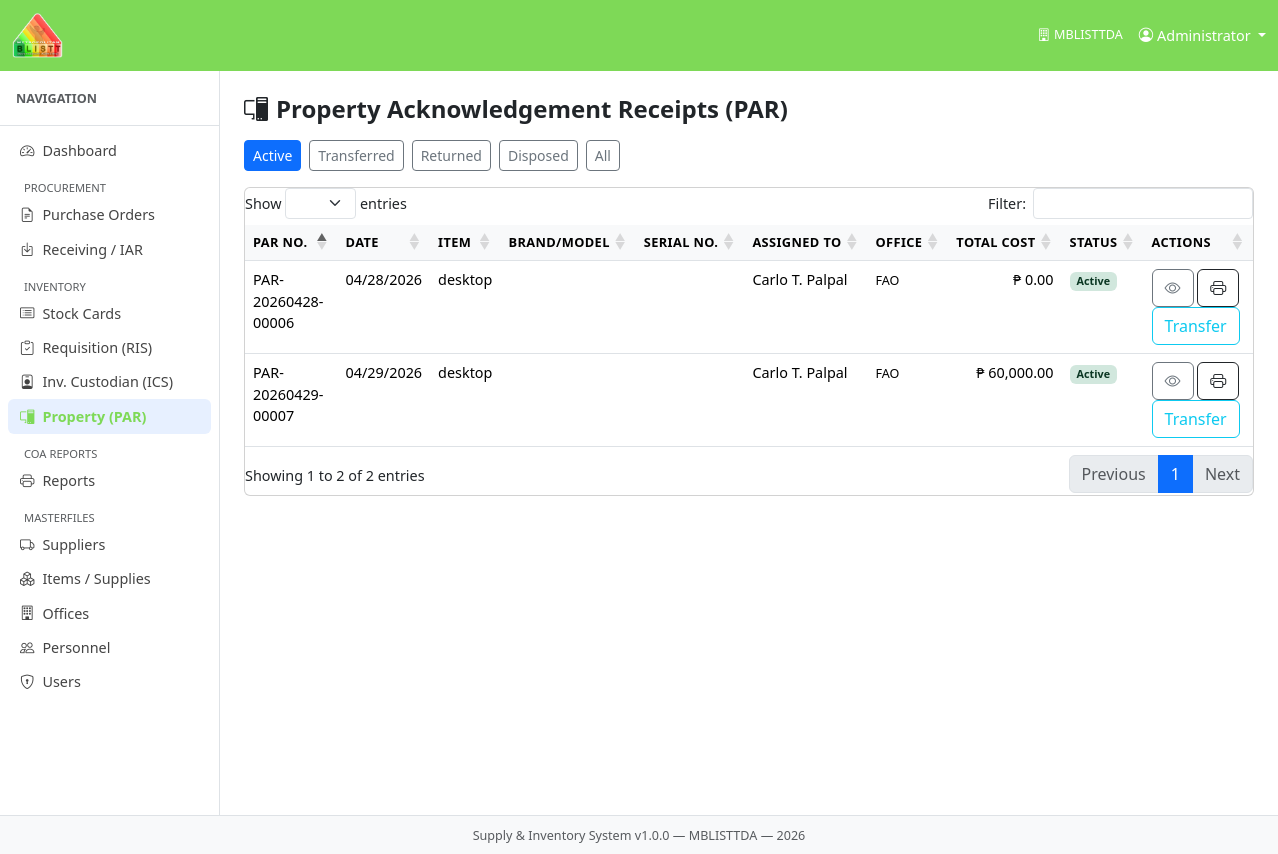
/index.php?mod=par&act=index, run on the app's committed database.
### tables this page shows
CREATE TABLE `par` (
  `par_id` int(10) UNSIGNED NOT NULL,
  `ris_item_id` int(10) UNSIGNED NOT NULL,
  `personnel_id` int(10) UNSIGNED NOT NULL,
  `par_number` varchar(50) NOT NULL,
  `par_date` date NOT NULL,
  `quantity` decimal(15,4) NOT NULL DEFAULT 1.0000,
  `unit_cost` decimal(15,2) NOT NULL,
  `total_cost` decimal(15,2) GENERATED ALWAYS AS (`quantity` * `unit_cost`) STORED,
  `property_no` varchar(100) DEFAULT NULL COMMENT 'Assigned property number',
  `serial_no` varchar(100) DEFAULT NULL COMMENT 'Manufacturer serial number',
  `brand_model` varchar(200) DEFAULT NULL,
  `location` varchar(200) DEFAULT NULL,
  `status` enum('active','transferred','returned','disposed') NOT NULL DEFAULT 'active',
  `transfer_date` date DEFAULT NULL,
  `remarks` text DEFAULT NULL,
  `created_at` timestamp NOT NULL DEFAULT current_timestamp()
);

### core/Controller.php (called while the page is built, shortened)
<?php
abstract class Controller {
    protected function render(string $viewFile, array $data = []): void {
        extract($data);
        $viewPath = ROOT_PATH . '/modules/' . $viewFile . '.php';
        include $viewPath;
    }
    protected function get(string $key, mixed $default = ''): mixed {
        return $_GET[$key] ?? $default;
    }
}

### modules/par/ParController.php (called while the page is built, shortened)
<?php
class ParController extends Controller {
    private ParModel $m;
    public function __construct() { $this->m = new ParModel(); }
    public function index(): void {
        $status   = $this->get('status', 'active');
        $registry = $this->m->query(
            "SELECT * FROM v_par_registry" . ($status ? " WHERE status = ?" : "") . " ORDER BY assigned_to",
            $status ? [$status] : []
        );
        $this->render('par/index', compact('registry', 'flash', 'status'));
    }
}

### core/Router.php (called while the page is built, shortened)
<?php
class Router {
    public function dispatch(): void {
        $act = $_GET['act'] ?? 'index';
        $act = preg_replace('/[^a-zA-Z_]/', '', $act);
        $controller = new $class();
        $controller->$act();
    }
}

### index.php (called while the page is built, shortened)
<?php
require_once ROOT_PATH . '/config/database.php';
require_once ROOT_PATH . '/core/Database.php';
require_once ROOT_PATH . '/core/Model.php';
require_once ROOT_PATH . '/core/Controller.php';
require_once ROOT_PATH . '/core/Router.php';
$router = new Router();
$router->dispatch();

### core/Database.php (called while the page is built, shortened)
<?php
class Database {
    private static ?Database $instance = null;
    private PDO $pdo;
    private function __construct() {
        $dsn = sprintf('mysql:host=%s;port=%s;dbname=%s;charset=%s',
            DB_HOST, DB_PORT, DB_NAME, DB_CHARSET);
        $options = [
            PDO::ATTR_ERRMODE            => PDO::ERRMODE_EXCEPTION,
            PDO::ATTR_DEFAULT_FETCH_MODE => PDO::FETCH_ASSOC,
            PDO::ATTR_EMULATE_PREPARES   => false,
        ];
        try {
            $this->pdo = new PDO($dsn, DB_USER, DB_PASS, $options);
        } catch (PDOException $e) {
            die('Database connection failed: ' . $e->getMessage());
        }
    }
    public static function getInstance(): Database {
        if (self::$instance === null) {
            self::$instance = new self();
        }
        return self::$instance;
    }
    public function query(string $sql, array $params = []): PDOStatement {
        $stmt = $this->pdo->prepare($sql);
        $stmt->execute($params);
        return $stmt;
    }
    public function fetchAll(string $sql, array $params = []): array {
        return $this->query($sql, $params)->fetchAll();
    }
}

### core/Model.php (called while the page is built, shortened)
<?php
abstract class Model {
    protected Database $db;
    public function __construct() {
        $this->db = Database::getInstance();
    }
    public function query(string $sql, array $params = []): array {
        return $this->db->fetchAll($sql, $params);
    }
}

### modules/par/index.php (the view, shortened to what this page needs)
<div class="d-flex justify-content-between align-items-center mb-3">
  <h4 class="fw-bold mb-0"><i class="bi bi-pc-display me-2"></i>Property Acknowledgement Receipts (PAR)</h4>
</div>
<div class="mb-3 d-flex gap-2">
  <?php foreach (['active'=>'Active','transferred'=>'Transferred','returned'=>'Returned','disposed'=>'Disposed',''=>'All'] as $v=>$l): ?>
    <a href="<?= BASE_URL ?>/index.php?mod=par&act=index&status=<?= $v ?>"
       class="btn btn-sm <?= $status===$v?'btn-primary':'btn-outline-secondary' ?>"><?= $l ?></a>
  <?php endforeach; ?>
</div>
<div class="card"><div class="card-body p-0">
  <table class="table datatable mb-0">
    <thead><tr><th>PAR No.</th><th>Date</th><th>Item</th><th>Brand/Model</th>
      <th>Serial No.</th><th>Assigned To</th><th>Office</th>
      <th class="text-end">Total Cost</th><th>Status</th><th>Actions</th></tr></thead>
    <tbody>
    <?php foreach ($registry as $r): ?>
      <tr>
        <td><?= htmlspecialchars($r['par_number']) ?></td>
        <td><?= date('m/d/Y', strtotime($r['par_date'])) ?></td>
        <td><?= htmlspecialchars($r['item_name']) ?></td>
        <td><small><?= htmlspecialchars($r['brand_model']) ?></small></td>
        <td><small><?= htmlspecialchars($r['serial_no']) ?></small></td>
        <td><?= htmlspecialchars($r['assigned_to']) ?></td>
        <td><small><?= htmlspecialchars($r['office_name']) ?></small></td>
        <td class="text-end">&#8369; <?= number_format((float)$r['total_cost'],2) ?></td>
        <td><span class="badge status-<?= $r['status'] ?>"><?= ucfirst($r['status']) ?></span></td>
        <td>
          <a href="<?= BASE_URL ?>/index.php?mod=par&act=view&id=<?= $r['par_id'] ?>"
             class="btn btn-xs btn-outline-secondary"><i class="bi bi-eye"></i></a>
          <a href="<?= BASE_URL ?>/index.php?mod=par&act=print&id=<?= $r['par_id'] ?>"
             target="_blank" class="btn btn-xs btn-outline-dark"><i class="bi bi-printer"></i></a>
          <?php if ($r['status']==='active'): ?>
          <a href="<?= BASE_URL ?>/index.php?mod=par&act=transfer&id=<?= $r['par_id'] ?>"
             class="btn btn-xs btn-outline-info">Transfer</a>
          <?php endif; ?>
        </td>
      </tr>
    <?php endforeach; ?>
    </tbody>
  </table>
</div></div>

### assets/css/app.css (style rules this page uses)
:root { --sidebar-w: 220px; }
body { font-size: .9rem; }
.table th { font-size: .8rem; text-transform: uppercase; letter-spacing: .03em; background: #f8f9fa; white-space: nowrap; }
.status-active { background:#d1e7dd; color:#0a3622; }

### data on the page
par: par_number "PAR-20260428-00006", par_date "04/28/2026", item_name "desktop", assigned_to "Carlo T. Palpal", office_name "FAO", total_cost "0.00", status "Active"
par: par_number "PAR-20260429-00007", par_date "04/29/2026", item_name "desktop", assigned_to "Carlo T. Palpal", office_name "FAO", total_cost "60,000.00", status "Active"

### other printed values
APP_AGENCY "MBLISTTDA"
$user['full_name'] "Administrator"
$label "Dashboard Purchase Orders Receiving / IAR Stock Cards Requisition (RIS) Inv. Custodian (ICS) Property (PAR) Reports Suppliers Items / Supplies Offices Personnel Users"
$l "Active"
$l "Transferred"
$l "Returned"
$l "Disposed"
$l "All"
APP_NAME "Supply & Inventory System"
APP_VERSION "1.0.0"
